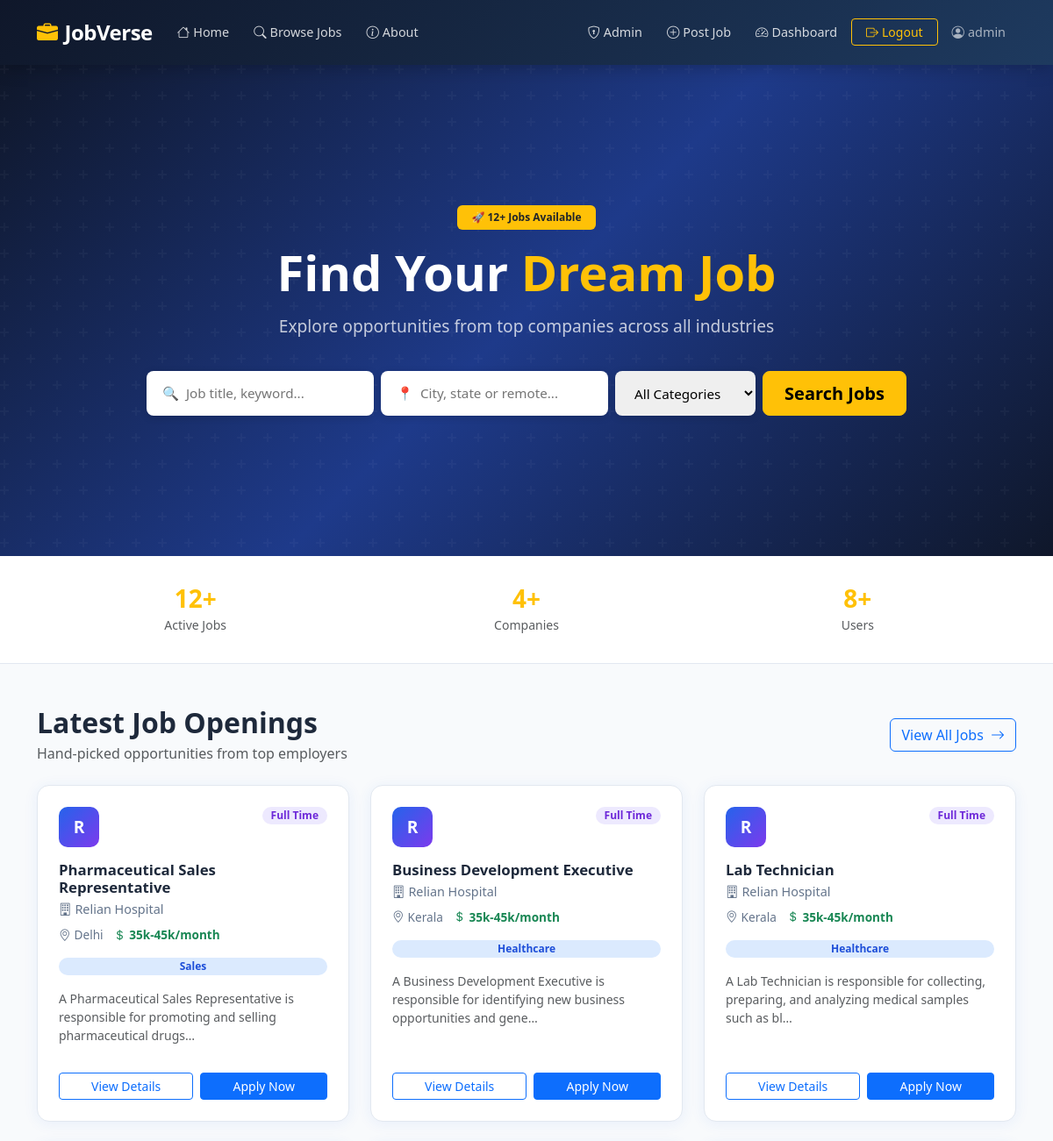
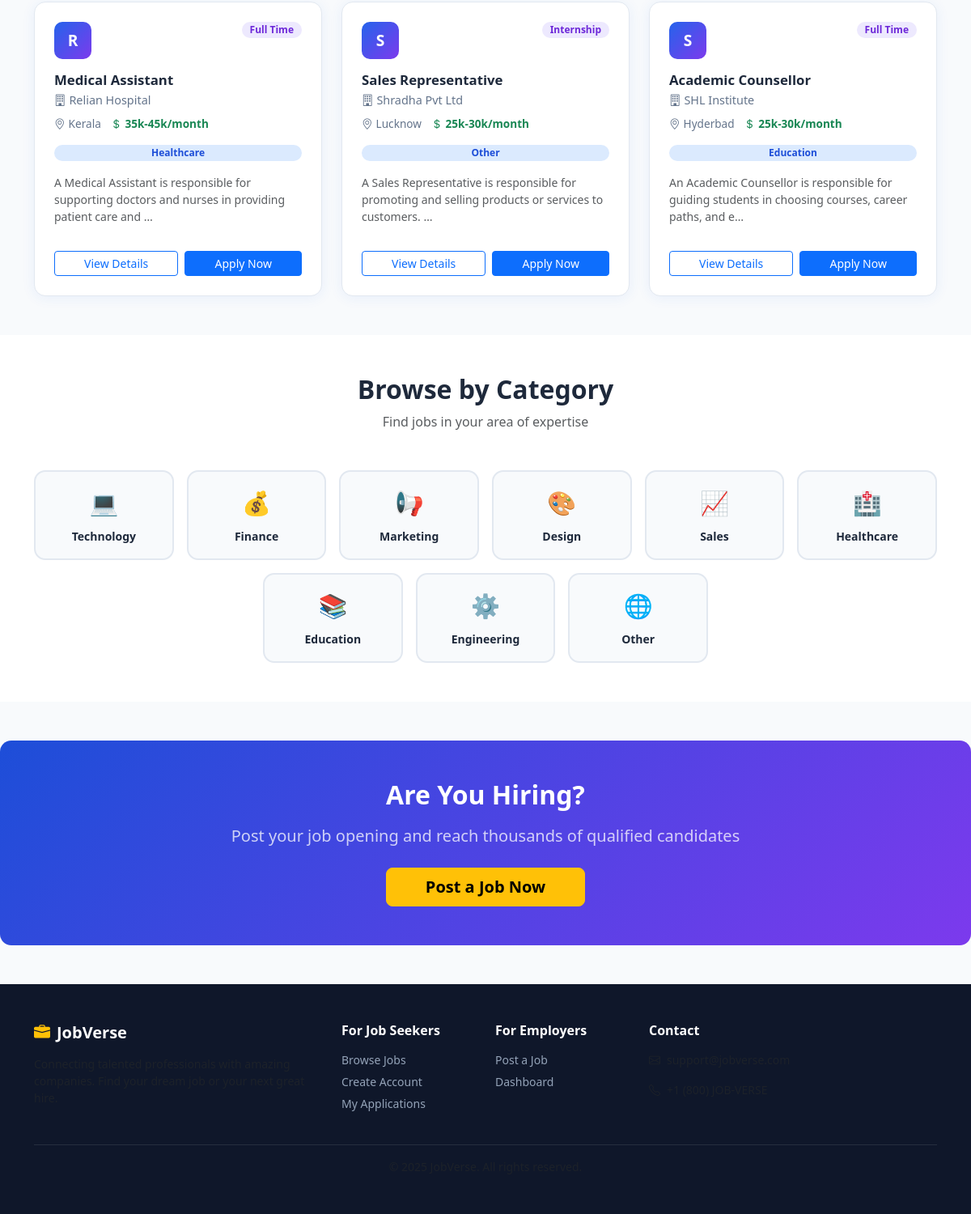
The app's page / (signed in) with its own data (2 pictures, top to bottom).
### jobs/models.py (models this page shows, shortened)
class Job(models.Model):
    CATEGORY_CHOICES = [
        ('technology', 'Technology'),
        ('finance', 'Finance'),
        ('marketing', 'Marketing'),
        ('design', 'Design'),
        ('sales', 'Sales'),
        ('healthcare', 'Healthcare'),
        ('education', 'Education'),
        ('engineering', 'Engineering'),
        ('other', 'Other'),
    ]
    JOB_TYPE_CHOICES = [
        ('full_time', 'Full Time'),
        ('part_time', 'Part Time'),
        ('contract', 'Contract'),
        ('internship', 'Internship'),
        ('remote', 'Remote'),
    ]
    title = models.CharField(max_length=200)
    company = models.CharField(max_length=200)
    location = models.CharField(max_length=200)
    salary = models.CharField(max_length=100)
    description = models.TextField()
    category = models.CharField(max_length=50, choices=CATEGORY_CHOICES, default='other')
    job_type = models.CharField(max_length=20, choices=JOB_TYPE_CHOICES, default='full_time')
    employer = models.ForeignKey(User, on_delete=models.CASCADE, related_name='jobs_posted')
    created_at = models.DateTimeField(auto_now_add=True)
    is_active = models.BooleanField(default=True)

### jobs/views.py (the view)
# urls.py: path('', views.home, name='home'),
def home(request):
    jobs = Job.objects.filter(is_active=True).order_by('-created_at')[:6]
    total_jobs = Job.objects.filter(is_active=True).count()
    total_companies = Job.objects.values('company').distinct().count()
    total_users = User.objects.count()
    return render(request, 'home.html', {
        'jobs': jobs,
        'total_jobs': total_jobs,
        'total_companies': total_companies,
        'total_users': total_users,
        'categories_list': Job.CATEGORY_CHOICES,
    })

### templates/home.html (shortened to what this page needs)
{% extends "base.html" %}
{% load static %}
{% block content %}
<section class="hero-section">
  <div class="hero-overlay">
    <div class="container text-center hero-content">
      <span class="badge bg-warning text-dark mb-3 px-3 py-2 fw-semibold">🚀 {{ total_jobs }}+ Jobs Available</span>
      <h1 class="hero-title">Find Your <span class="text-warning">Dream Job</span></h1>
      <p class="hero-subtitle">Explore opportunities from top companies across all industries</p>
      <div class="hero-search-box">
        <form method="GET" action="{% url 'search_jobs' %}" class="d-flex flex-wrap justify-content-center gap-2">
          <input type="text" name="title" placeholder="🔍  Job title, keyword..." class="hero-input">
          <input type="text" name="location" placeholder="📍  City, state or remote..." class="hero-input">
          <select name="category" class="hero-input hero-select">
            <option value="">All Categories</option>
          </select>
          <button type="submit" class="btn btn-warning btn-lg fw-bold px-4">Search Jobs</button>
        </form>
      </div>
    </div>
  </div>
</section>
<section class="stats-strip py-4">
  <div class="container">
    <div class="row text-center g-3">
      <div class="col-4">
        <div class="stat-item">
          <h3 class="fw-bold text-warning mb-0">{{ total_jobs }}+</h3>
          <small class="text-muted">Active Jobs</small>
        </div>
      </div>
      <div class="col-4">
        <div class="stat-item">
          <h3 class="fw-bold text-warning mb-0">{{ total_companies }}+</h3>
          <small class="text-muted">Companies</small>
        </div>
      </div>
      <div class="col-4">
        <div class="stat-item">
          <h3 class="fw-bold text-warning mb-0">{{ total_users }}+</h3>
          <small class="text-muted">Users</small>
        </div>
      </div>
    </div>
  </div>
</section>
<section class="container py-5">
  <div class="d-flex justify-content-between align-items-center mb-4">
    <div>
      <h2 class="fw-bold mb-1">Latest Job Openings</h2>
      <p class="text-muted mb-0">Hand-picked opportunities from top employers</p>
    </div>
    <a href="{% url 'search_jobs' %}" class="btn btn-outline-primary">View All Jobs <i class="bi bi-arrow-right ms-1"></i></a>
  </div>
  {% if jobs %}
  <div class="row g-4">
    {% for job in jobs %}
    <div class="col-md-6 col-lg-4">
      <div class="job-card h-100">
        <div class="d-flex justify-content-between align-items-start mb-3">
          <div class="company-avatar">{{ job.company|first|upper }}</div>
          <span class="badge job-type-badge">{{ job.get_job_type_display }}</span>
        </div>
        <h5 class="job-title fw-bold mb-1">{{ job.title }}</h5>
        <p class="company-name mb-2"><i class="bi bi-building me-1"></i>{{ job.company }}</p>
        <div class="job-meta mb-3">
          <span class="meta-item"><i class="bi bi-geo-alt me-1"></i>{{ job.location }}</span>
          <span class="meta-item text-success fw-semibold"><i class="bi bi-currency-dollar me-1"></i>{{ job.salary }}</span>
        </div>
        <span class="badge cat-badge mb-3">{{ job.get_category_display }}</span>
        <p class="job-desc text-muted small">{{ job.description|truncatechars:100 }}</p>
        <div class="d-flex gap-2 mt-auto pt-3">
          <a href="{% url 'job_detail' job.id %}" class="btn btn-outline-primary btn-sm flex-fill">View Details</a>
          {% if user.is_authenticated %}
            <a href="{% url 'apply_job' job.id %}" class="btn btn-primary btn-sm flex-fill">Apply Now</a>
          {% else %}
            <a href="{% url 'login' %}" class="btn btn-primary btn-sm flex-fill">Apply Now</a>
          {% endif %}
        </div>
      </div>
    </div>
    {% endfor %}
  </div>
  {% else %}
  <div class="text-center py-5">
    <i class="bi bi-briefcase display-1 text-muted"></i>
    <h4 class="mt-3 text-muted">No jobs posted yet</h4>
    <a href="{% url 'post_job' %}" class="btn btn-primary mt-2">Post the First Job</a>
  </div>
  {% endif %}
</section>
<section class="categories-section py-5">
  <div class="container">
    <h2 class="fw-bold text-center mb-2">Browse by Category</h2>
    <p class="text-center text-muted mb-5">Find jobs in your area of expertise</p>
    <div class="row g-3 justify-content-center">
      {% for value, label in categories_list %}
      <div class="col-6 col-md-3 col-lg-2">
        <a href="{% url 'search_jobs' %}?category={{ value }}" class="category-card text-decoration-none">
          <div class="text-center py-3 px-2">
            <div class="cat-icon mb-2">
              {% if value == 'technology' %}💻
              {% elif value == 'finance' %}💰
              {% elif value == 'marketing' %}📢
              {% elif value == 'design' %}🎨
              {% elif value == 'sales' %}📈
              {% elif value == 'healthcare' %}🏥
              {% elif value == 'education' %}📚
              {% elif value == 'engineering' %}⚙️
              {% else %}🌐{% endif %}
            </div>
            <span class="fw-semibold small">{{ label }}</span>
          </div>
        </a>
      </div>
      {% endfor %}
    </div>
  </div>
</section>
<section class="cta-section py-5 my-5">
  <div class="container text-center">
    <h2 class="fw-bold mb-3">Are You Hiring?</h2>
    <p class="lead mb-4 opacity-75">Post your job opening and reach thousands of qualified candidates</p>
    <a href="{% url 'post_job' %}" class="btn btn-warning btn-lg fw-bold px-5">Post a Job Now</a>
  </div>
</section>
{% endblock %}

### templates/base.html (shortened to what this page needs)
<!DOCTYPE html>
<html lang="en">
{% load static %}
<head>
    <link href="https://cdn.jsdelivr.net/npm/bootstrap@5.3.2/dist/css/bootstrap.min.css" rel="stylesheet">
    <link rel="stylesheet" href="https://cdn.jsdelivr.net/npm/bootstrap-icons@1.11.3/font/bootstrap-icons.min.css">
    <link rel="stylesheet" href="{% static 'css/style.css' %}">
</head>
<body>
<nav class="navbar navbar-expand-lg navbar-dark sticky-top" id="mainNav">
  <div class="container">
    <a class="navbar-brand fw-bold fs-4" href="{% url 'home' %}">
      <i class="bi bi-briefcase-fill me-2 text-warning"></i>JobVerse
    </a>
    <div class="collapse navbar-collapse" id="navMenu">
      <ul class="navbar-nav me-auto gap-1">
        <li class="nav-item"><a class="nav-link" href="{% url 'home' %}"><i class="bi bi-house me-1"></i>Home</a></li>
        <li class="nav-item"><a class="nav-link" href="{% url 'search_jobs' %}"><i class="bi bi-search me-1"></i>Browse Jobs</a></li>
        <li class="nav-item"><a class="nav-link" href="{% url 'about' %}"><i class="bi bi-info-circle me-1"></i>About</a></li>
      </ul>
      <ul class="navbar-nav gap-1 align-items-center">
        {% if user.is_authenticated %}
          {% if user.is_staff %}
            <li class="nav-item"><a class="nav-link" href="/admin/"><i class="bi bi-shield-lock me-1"></i>Admin</a></li>
          {% endif %}
          {% if user.profile.role == 'employer' or user.is_staff %}
            <li class="nav-item"><a class="nav-link" href="{% url 'post_job' %}"><i class="bi bi-plus-circle me-1"></i>Post Job</a></li>
            <li class="nav-item"><a class="nav-link" href="{% url 'employer_dashboard' %}"><i class="bi bi-speedometer2 me-1"></i>Dashboard</a></li>
          {% else %}
            <li class="nav-item"><a class="nav-link" href="{% url 'seeker_dashboard' %}"><i class="bi bi-person-lines-fill me-1"></i>My Applications</a></li>
          {% endif %}
          <li class="nav-item">
            <a class="btn btn-outline-warning btn-sm px-3" href="{% url 'logout' %}">
              <i class="bi bi-box-arrow-right me-1"></i>Logout
            </a>
          </li>
          <li class="nav-item">
            <span class="nav-link text-light opacity-75 small"><i class="bi bi-person-circle me-1"></i>{{ user.username }}</span>
          </li>
        {% else %}
          <li class="nav-item"><a class="nav-link" href="{% url 'login' %}">Login</a></li>
          <li class="nav-item"><a class="btn btn-warning btn-sm px-3 fw-semibold" href="{% url 'register' %}">Register</a></li>
        {% endif %}
      </ul>
    </div>
  </div>
</nav>
{% block content %}{% endblock %}
<footer class="site-footer mt-5 py-5">
  <div class="container">
    <div class="row g-4">
      <div class="col-md-4">
        <h5 class="fw-bold mb-3"><i class="bi bi-briefcase-fill text-warning me-2"></i>JobVerse</h5>
        <p class="text-muted small">Connecting talented professionals with amazing companies. Find your dream job or your next great hire.</p>
      </div>
      <div class="col-md-2">
        <h6 class="fw-semibold mb-3">For Job Seekers</h6>
        <ul class="list-unstyled small text-muted">
          <li><a href="{% url 'search_jobs' %}" class="footer-link">Browse Jobs</a></li>
          <li><a href="{% url 'register' %}" class="footer-link">Create Account</a></li>
          <li><a href="{% url 'seeker_dashboard' %}" class="footer-link">My Applications</a></li>
        </ul>
      </div>
      <div class="col-md-2">
        <h6 class="fw-semibold mb-3">For Employers</h6>
        <ul class="list-unstyled small text-muted">
          <li><a href="{% url 'post_job' %}" class="footer-link">Post a Job</a></li>
          <li><a href="{% url 'employer_dashboard' %}" class="footer-link">Dashboard</a></li>
        </ul>
      </div>
      <div class="col-md-4">
        <h6 class="fw-semibold mb-3">Contact</h6>
        <p class="text-muted small"><i class="bi bi-envelope me-2"></i>support@jobverse.com</p>
        <p class="text-muted small"><i class="bi bi-telephone me-2"></i>+1 (800) JOB-VERSE</p>
      </div>
    </div>
    <hr class="border-secondary mt-4">
    <p class="text-center text-muted small mb-0">&copy; 2025 JobVerse. All rights reserved.</p>
  </div>
</footer>
</body>
</html>

### static/css/style.css (style rules this page uses)
:root { --primary: #2563eb; --primary-dark: #1d4ed8; --warning: #f59e0b; --success: #10b981; --danger: #ef4444; --text-dark: #1e293b; --text-muted: #64748b; --bg-light: #f8fafc; --card-shadow: 0 2px 16px rgba(37,99,235,0.08); --card-hover-shadow: 0 8px 32px rgba(37,99,235,0.16); --radius: 14px; --radius-sm: 8px; }
*, *::before, *::after { box-sizing: border-box; }
body { font-family: 'Segoe UI', system-ui, -apple-system, sans-serif; background: var(--bg-light); color: var(--text-dark); min-height: 100vh; }
#mainNav { background: linear-gradient(135deg, #0f172a 0%, #1e3a5f 100%); box-shadow: 0 2px 20px rgba(0,0,0,0.25); padding: 14px 0; }
#mainNav .navbar-brand { letter-spacing: -0.5px; }
#mainNav .nav-link { color: rgba(255,255,255,0.82) !important; font-size: 0.9rem; border-radius: 6px; padding: 6px 12px !important; transition: all 0.2s; }
.hero-section { background: linear-gradient(135deg, #0f172a 0%, #1e3a8a 50%, #0f172a 100%); min-height: 560px; display: flex; align-items: center; position: relative; overflow: hidden; }
.hero-section::before { content: ''; position: absolute; inset: 0; }
.hero-overlay { width: 100%; }
.hero-content { padding: 60px 20px; position: relative; z-index: 1; }
.hero-title { font-size: clamp(2.2rem, 5vw, 3.5rem); color: #fff; font-weight: 800; line-height: 1.15; margin-bottom: 16px; }
.hero-subtitle { color: rgba(255,255,255,0.75); font-size: 1.2rem; margin-bottom: 36px; }
.hero-search-box { display: flex; justify-content: center; }
.hero-input { padding: 14px 18px; border: none; border-radius: var(--radius-sm); font-size: 0.95rem; min-width: 200px; outline: none; box-shadow: 0 2px 8px rgba(0,0,0,0.15); }
.hero-select { min-width: 160px; cursor: pointer; }
.stats-strip { background: #fff; border-bottom: 1px solid #e2e8f0; }
.stat-item { padding: 8px; }
.job-card { background: #fff; border-radius: var(--radius); padding: 24px; box-shadow: var(--card-shadow); border: 1px solid #e2e8f0; transition: transform 0.25s, box-shadow 0.25s; display: flex; flex-direction: column; }
.company-avatar { width: 46px; height: 46px; border-radius: 10px; background: linear-gradient(135deg, var(--primary), #7c3aed); color: #fff; font-weight: 700; font-size: 1.2rem; display: flex; align-items: center; justify-content: center; flex-shrink: 0; }
.job-title { color: var(--text-dark); font-size: 1.05rem; }
.company-name { color: var(--text-muted); font-size: 0.9rem; }
.job-meta { display: flex; flex-wrap: wrap; gap: 12px; }
.meta-item { font-size: 0.85rem; color: var(--text-muted); }
.job-type-badge { background: #ede9fe; color: #6d28d9; font-size: 0.75rem; font-weight: 600; padding: 4px 10px; border-radius: 20px; }
.cat-badge { background: #dbeafe; color: #1d4ed8; font-size: 0.75rem; font-weight: 600; padding: 4px 10px; border-radius: 20px; }
.categories-section { background: #fff; }
.category-card { background: var(--bg-light); border-radius: var(--radius); border: 2px solid #e2e8f0; display: block; transition: all 0.2s; color: var(--text-dark) !important; }
.cat-icon { font-size: 1.8rem; }
.cta-section { background: linear-gradient(135deg, #1d4ed8 0%, #7c3aed 100%); border-radius: var(--radius); color: #fff; }
.site-footer { background: #0f172a; color: #fff; }
.footer-link { color: #94a3b8; text-decoration: none; display: block; margin-bottom: 6px; transition: color 0.2s; }

### records on screen
Job: company|first "R", job_type "Full Time", title "Pharmaceutical Sales Representative", company "Relian Hospital", location "Delhi", salary "35k-45k/month", category "Sales", description "A Pharmaceutical Sales Representative is responsible for promoting and selling pharmaceutical drugs…"
Job: company|first "R", job_type "Full Time", title "Business Development Executive", company "Relian Hospital", location "Kerala", salary "35k-45k/month", category "Healthcare", description "A Business Development Executive is responsible for identifying new business opportunities and gene…"
Job: company|first "R", job_type "Full Time", title "Lab Technician", company "Relian Hospital", location "Kerala", salary "35k-45k/month", category "Healthcare", description "A Lab Technician is responsible for collecting, preparing, and analyzing medical samples such as bl…"
Job: company|first "R", job_type "Full Time", title "Medical Assistant", company "Relian Hospital", location "Kerala", salary "35k-45k/month", category "Healthcare", description "A Medical Assistant is responsible for supporting doctors and nurses in providing patient care and …"
Job: company|first "S", job_type "Internship", title "Sales Representative", company "Shradha Pvt Ltd", location "Lucknow", salary "25k-30k/month", category "Other", description "A Sales Representative is responsible for promoting and selling products or services to customers. …"
Job: company|first "S", job_type "Full Time", title "Academic Counsellor", company "SHL Institute", location "Hyderbad", salary "25k-30k/month", category "Education", description "An Academic Counsellor is responsible for guiding students in choosing courses, career paths, and e…"

### other values on screen
{{ user.username }} "admin"
{{ total_jobs }} "12"
{{ total_companies }} "4"
{{ total_users }} "8"
{{ label }} "Technology" "Finance" "Marketing" "Design" "Sales" "Healthcare" "Education" "Engineering" "Other"
